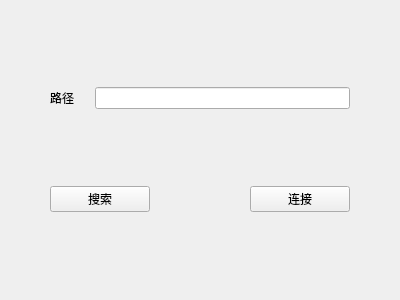
<?xml version="1.0" encoding="UTF-8"?>
<ui version="4.0">
 <class>ConnectWidget</class>
 <widget class="QWidget" name="ConnectWidget">
  <property name="geometry">
   <rect>
    <x>0</x>
    <y>0</y>
    <width>400</width>
    <height>300</height>
   </rect>
  </property>
  <property name="windowTitle">
   <string>Form</string>
  </property>
  <layout class="QHBoxLayout" name="horizontalLayout_3" stretch="0">
   <property name="spacing">
    <number>0</number>
   </property>
   <property name="leftMargin">
    <number>50</number>
   </property>
   <property name="topMargin">
    <number>50</number>
   </property>
   <property name="rightMargin">
    <number>50</number>
   </property>
   <property name="bottomMargin">
    <number>50</number>
   </property>
   <item>
    <layout class="QVBoxLayout" name="verticalLayout">
     <property name="spacing">
      <number>40</number>
     </property>
     <item>
      <layout class="QHBoxLayout" name="horizontalLayout">
       <property name="spacing">
        <number>20</number>
       </property>
       <item>
        <widget class="QLabel" name="label">
         <property name="text">
          <string>路径</string>
         </property>
        </widget>
       </item>
       <item>
        <widget class="QLineEdit" name="path"/>
       </item>
      </layout>
     </item>
     <item>
      <layout class="QHBoxLayout" name="horizontalLayout_2">
       <property name="spacing">
        <number>100</number>
       </property>
       <item>
        <widget class="QPushButton" name="search">
         <property name="text">
          <string>搜索</string>
         </property>
        </widget>
       </item>
       <item>
        <widget class="QPushButton" name="connect">
         <property name="text">
          <string>连接</string>
         </property>
        </widget>
       </item>
      </layout>
     </item>
    </layout>
   </item>
  </layout>
 </widget>
 <resources/>
 <connections/>
</ui>
